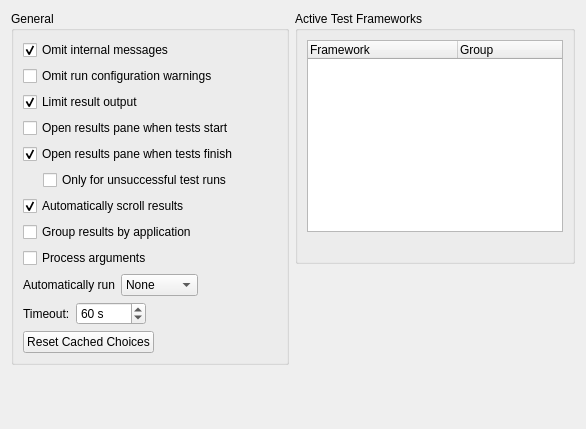
<?xml version="1.0" encoding="UTF-8"?>
<ui version="4.0">
 <class>Autotest::Internal::TestSettingsPage</class>
 <widget class="QWidget" name="Autotest::Internal::TestSettingsPage">
  <property name="geometry">
   <rect>
    <x>0</x>
    <y>0</y>
    <width>586</width>
    <height>429</height>
   </rect>
  </property>
  <property name="windowTitle">
   <string/>
  </property>
  <layout class="QVBoxLayout" name="verticalLayout_5">
   <item>
    <layout class="QHBoxLayout" name="horizontalLayout">
     <item>
      <layout class="QVBoxLayout" name="verticalLayout_2">
       <item>
        <widget class="QGroupBox" name="groupBox_2">
         <property name="title">
          <string>General</string>
         </property>
         <layout class="QVBoxLayout" name="verticalLayout">
          <item>
           <widget class="QCheckBox" name="omitInternalMsgCB">
            <property name="toolTip">
             <string>Hides internal messages by default. You can still enable them by using the test results filter.</string>
            </property>
            <property name="text">
             <string>Omit internal messages</string>
            </property>
            <property name="checked">
             <bool>true</bool>
            </property>
           </widget>
          </item>
          <item>
           <widget class="QCheckBox" name="omitRunConfigWarnCB">
            <property name="toolTip">
             <string>Hides warnings related to a deduced run configuration.</string>
            </property>
            <property name="text">
             <string>Omit run configuration warnings</string>
            </property>
           </widget>
          </item>
          <item>
           <widget class="QCheckBox" name="limitResultOutputCB">
            <property name="toolTip">
             <string>Limits result output to 100000 characters.</string>
            </property>
            <property name="text">
             <string>Limit result output</string>
            </property>
            <property name="checked">
             <bool>true</bool>
            </property>
           </widget>
          </item>
          <item>
           <widget class="QCheckBox" name="openResultsOnStartCB">
            <property name="toolTip">
             <string>Opens the test results pane automatically when tests are started.</string>
            </property>
            <property name="text">
             <string>Open results pane when tests start</string>
            </property>
           </widget>
          </item>
          <item>
           <widget class="QCheckBox" name="openResultsOnFinishCB">
            <property name="toolTip">
             <string>Opens the test result pane automatically when tests are finished.</string>
            </property>
            <property name="text">
             <string>Open results pane when tests finish</string>
            </property>
            <property name="checked">
             <bool>true</bool>
            </property>
           </widget>
          </item>
          <item>
           <layout class="QHBoxLayout" name="horizontalLayout_3">
            <item>
             <spacer name="horizontalSpacer_3">
              <property name="orientation">
               <enum>Qt::Horizontal</enum>
              </property>
              <property name="sizeType">
               <enum>QSizePolicy::Fixed</enum>
              </property>
              <property name="sizeHint" stdset="0">
               <size>
                <width>20</width>
                <height>10</height>
               </size>
              </property>
             </spacer>
            </item>
            <item>
             <widget class="QCheckBox" name="openResultsOnFailCB">
              <property name="toolTip">
               <string>Opens the test result pane only if the test run contains failed, fatal or unexpectedly passed tests.</string>
              </property>
              <property name="text">
               <string>Only for unsuccessful test runs</string>
              </property>
             </widget>
            </item>
           </layout>
          </item>
          <item>
           <widget class="QCheckBox" name="autoScrollCB">
            <property name="toolTip">
             <string>Automatically scrolls down when new items are added and scrollbar is at bottom.</string>
            </property>
            <property name="text">
             <string>Automatically scroll results</string>
            </property>
            <property name="checked">
             <bool>true</bool>
            </property>
           </widget>
          </item>
          <item>
           <widget class="QCheckBox" name="displayAppCB">
            <property name="text">
             <string>Group results by application</string>
            </property>
           </widget>
          </item>
          <item>
           <widget class="QCheckBox" name="processArgsCB">
            <property name="toolTip">
             <string>Allow passing arguments specified on the respective run configuration.
Warning: this is an experimental feature and might lead to failing to execute the test executable.</string>
            </property>
            <property name="text">
             <string>Process arguments</string>
            </property>
           </widget>
          </item>
          <item>
           <layout class="QHBoxLayout" name="horizontalLayout_8">
            <item>
             <widget class="QLabel" name="label_2">
              <property name="text">
               <string>Automatically run</string>
              </property>
             </widget>
            </item>
            <item>
             <widget class="QComboBox" name="runAfterBuildCB">
              <property name="toolTip">
               <string>Runs chosen tests automatically if a build succeeded.</string>
              </property>
              <item>
               <property name="text">
                <string>None</string>
               </property>
              </item>
              <item>
               <property name="text">
                <string>All</string>
               </property>
              </item>
              <item>
               <property name="text">
                <string>Selected</string>
               </property>
              </item>
             </widget>
            </item>
            <item>
             <spacer name="horizontalSpacer_4">
              <property name="orientation">
               <enum>Qt::Horizontal</enum>
              </property>
              <property name="sizeHint" stdset="0">
               <size>
                <width>20</width>
                <height>20</height>
               </size>
              </property>
             </spacer>
            </item>
           </layout>
          </item>
          <item>
           <layout class="QHBoxLayout" name="horizontalLayout_2" stretch="0,0,0">
            <property name="spacing">
             <number>6</number>
            </property>
            <property name="sizeConstraint">
             <enum>QLayout::SetDefaultConstraint</enum>
            </property>
            <item>
             <widget class="QLabel" name="label">
              <property name="sizePolicy">
               <sizepolicy hsizetype="Fixed" vsizetype="Preferred">
                <horstretch>0</horstretch>
                <verstretch>0</verstretch>
               </sizepolicy>
              </property>
              <property name="toolTip">
               <string>Timeout used when executing each test case.</string>
              </property>
              <property name="text">
               <string>Timeout:</string>
              </property>
             </widget>
            </item>
            <item>
             <widget class="QSpinBox" name="timeoutSpin">
              <property name="sizePolicy">
               <sizepolicy hsizetype="Fixed" vsizetype="Fixed">
                <horstretch>0</horstretch>
                <verstretch>0</verstretch>
               </sizepolicy>
              </property>
              <property name="toolTip">
               <string>Timeout used when executing test cases. This will apply for each test case on its own, not the whole project.</string>
              </property>
              <property name="suffix">
               <string> s</string>
              </property>
              <property name="minimum">
               <number>5</number>
              </property>
              <property name="maximum">
               <number>36000</number>
              </property>
              <property name="value">
               <number>60</number>
              </property>
             </widget>
            </item>
            <item>
             <spacer name="horizontalSpacer_2">
              <property name="orientation">
               <enum>Qt::Horizontal</enum>
              </property>
              <property name="sizeHint" stdset="0">
               <size>
                <width>40</width>
                <height>20</height>
               </size>
              </property>
             </spacer>
            </item>
           </layout>
          </item>
          <item>
           <layout class="QHBoxLayout" name="horizontalLayout_6">
            <item>
             <widget class="QPushButton" name="resetChoicesButton">
              <property name="toolTip">
               <string>Clear all cached choices of run configurations for tests where the executable could not be deduced.</string>
              </property>
              <property name="text">
               <string>Reset Cached Choices</string>
              </property>
             </widget>
            </item>
            <item>
             <spacer name="horizontalSpacer">
              <property name="orientation">
               <enum>Qt::Horizontal</enum>
              </property>
              <property name="sizeHint" stdset="0">
               <size>
                <width>40</width>
                <height>20</height>
               </size>
              </property>
             </spacer>
            </item>
           </layout>
          </item>
         </layout>
        </widget>
       </item>
       <item>
        <spacer name="verticalSpacer">
         <property name="orientation">
          <enum>Qt::Vertical</enum>
         </property>
         <property name="sizeHint" stdset="0">
          <size>
           <width>20</width>
           <height>40</height>
          </size>
         </property>
        </spacer>
       </item>
      </layout>
     </item>
     <item>
      <layout class="QVBoxLayout" name="verticalLayout_4">
       <item>
        <widget class="QGroupBox" name="groupBox_4">
         <property name="title">
          <string>Active Test Frameworks</string>
         </property>
         <layout class="QVBoxLayout" name="verticalLayout_7">
          <item>
           <widget class="QTreeWidget" name="frameworkTreeWidget">
            <property name="toolTip">
             <string>Selects the test frameworks to be handled by the AutoTest plugin.</string>
            </property>
            <property name="rootIsDecorated">
             <bool>false</bool>
            </property>
            <property name="headerHidden">
             <bool>false</bool>
            </property>
            <property name="columnCount">
             <number>2</number>
            </property>
            <attribute name="headerDefaultSectionSize">
             <number>150</number>
            </attribute>
            <column>
             <property name="text">
              <string>Framework</string>
             </property>
             <property name="toolTip">
              <string>Selects the test frameworks to be handled by the AutoTest plugin.</string>
             </property>
            </column>
            <column>
             <property name="text">
              <string>Group</string>
             </property>
             <property name="toolTip">
              <string>Enables grouping of test cases.</string>
             </property>
            </column>
           </widget>
          </item>
          <item>
           <widget class="Utils::InfoLabel" name="frameworksWarn"/>
          </item>
         </layout>
        </widget>
       </item>
       <item>
        <spacer name="verticalSpacer_2">
         <property name="orientation">
          <enum>Qt::Vertical</enum>
         </property>
         <property name="sizeHint" stdset="0">
          <size>
           <width>20</width>
           <height>20</height>
          </size>
         </property>
        </spacer>
       </item>
      </layout>
     </item>
    </layout>
   </item>
   <item>
    <spacer name="verticalSpacer_3">
     <property name="orientation">
      <enum>Qt::Vertical</enum>
     </property>
     <property name="sizeHint" stdset="0">
      <size>
       <width>20</width>
       <height>40</height>
      </size>
     </property>
    </spacer>
   </item>
  </layout>
 </widget>
 <customwidgets>
  <customwidget>
   <class>Utils::InfoLabel</class>
   <extends>QLabel</extends>
   <header location="global">utils/infolabel.h</header>
  </customwidget>
 </customwidgets>
 <resources/>
 <connections/>
</ui>
